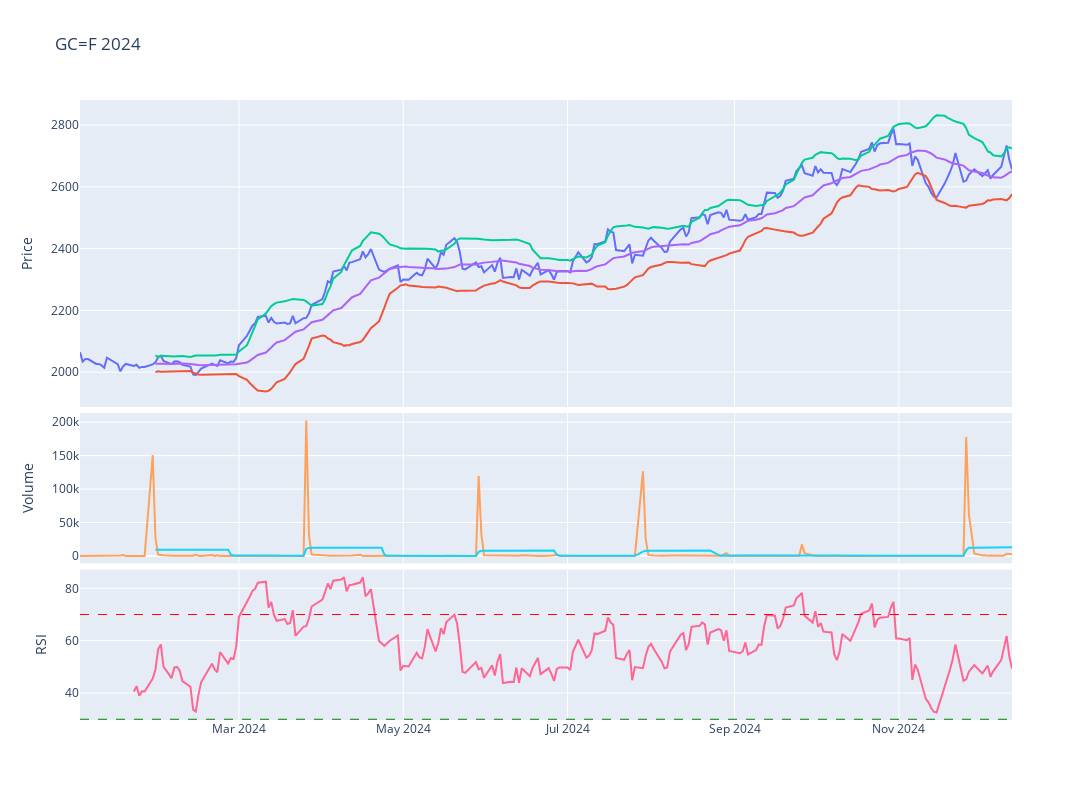

Here is the notebook cell this chart was saved with:
### Code cell
# Plot the adjusted close price
fig = make_subplots(rows=4, cols=1,shared_xaxes=True,vertical_spacing=0.01,specs=[[{'rowspan':2,'colspan':1}],[None],[{'rowspan':1,'colspan':1}],[{'rowspan':1,'colspan':1}]])

# Graph (1,1)
fig.add_trace(go.Scatter(x=stock_ticker['Adj Close'].loc[year].index,y=stock_ticker['Adj Close'].loc[year],mode="lines",name=f'{ticker}'),row=1,col=1)
fig.add_trace(go.Scatter(x=stock_ticker['BB_Lower'].loc[year].index,y=stock_ticker['BB_Lower'].loc[year],mode="lines",name='BB_Lower'),row=1,col=1)
fig.add_trace(go.Scatter(x=stock_ticker['BB_Upper'].loc[year].index,y=stock_ticker['BB_Upper'].loc[year],mode="lines",name='BB_Upper'),row=1,col=1)
fig.add_trace(go.Scatter(x=stock_ticker['MMA20'].loc[year].index,y=stock_ticker['MMA20'].loc[year],mode="lines",name='MMA20'),row=1,col=1)
# Update xaxis properties
fig.update_yaxes(title_text="Price", row=1, col=1)

# Graph (3,1)
fig.add_trace(go.Scatter(x=stock_ticker['Volume'].loc[year].index,y=stock_ticker['Volume'].loc[year],mode="lines",name='Volume'),row=3, col=1)
fig.add_trace(go.Scatter(x=stock_ticker['Volume'].loc[year].index,y=stock_ticker['Volume'].loc[year].rolling(20).mean(),mode="lines",name='MMA20'),row=3,col=1)
fig.update_yaxes(title_text="Volume", row=3, col=1)

# Graph (4,1)
fig.add_trace(go.Scatter(x=stock_ticker['RSI'].loc[year].index,y=stock_ticker['RSI'].loc[year],mode="lines",name='RSI'),row=4, col=1)
fig.add_hline(y=30, line_width=1, line_dash="dash", line_color="green",row=4,col=1)
fig.add_hline(y=70, line_width=1, line_dash="dash", line_color="red",row=4,col=1)
fig.update_yaxes(title_text="RSI", row=4, col=1)

fig.update_layout(height=800, width=1300,showlegend=False,title=f"{ticker} {year}")

fig.show()

### Figure 1 — Plotly figure (JSON) as saved in the notebook; plotly's stock layout.template omitted (floating-point values rounded to 4 significant figures; data arrays with more than 128 entries replaced by an {"elided": "..."} marker saying what was removed)
{"data": [{"mode": "lines", "name": "GC=F", "type": "scatter", "x": {"elided": "241 str values"}, "xaxis": "x", "y": {"elided": "241 float values"}, "yaxis": "y"}, {"mode": "lines", "name": "BB_Lower", "type": "scatter", "x": {"elided": "241 str values"}, "xaxis": "x", "y": {"elided": "241 float values"}, "yaxis": "y"}, {"mode": "lines", "name": "BB_Upper", "type": "scatter", "x": {"elided": "241 str values"}, "xaxis": "x", "y": {"elided": "241 float values"}, "yaxis": "y"}, {"mode": "lines", "name": "MMA20", "type": "scatter", "x": {"elided": "241 str values"}, "xaxis": "x", "y": {"elided": "241 float values"}, "yaxis": "y"}, {"mode": "lines", "name": "Volume", "type": "scatter", "x": {"elided": "241 str values"}, "xaxis": "x2", "y": {"elided": "241 int values"}, "yaxis": "y2"}, {"mode": "lines", "name": "MMA20", "type": "scatter", "x": {"elided": "241 str values"}, "xaxis": "x2", "y": {"elided": "241 float values"}, "yaxis": "y2"}, {"mode": "lines", "name": "RSI", "type": "scatter", "x": {"elided": "241 str values"}, "xaxis": "x3", "y": {"elided": "241 float values"}, "yaxis": "y3"}], "layout": {"height": 800, "shapes": [{"line": {"color": "green", "dash": "dash", "width": 1}, "type": "line", "x0": 0, "x1": 1, "xref": "x3 domain", "y0": 30, "y1": 30, "yref": "y3"}, {"line": {"color": "red", "dash": "dash", "width": 1}, "type": "line", "x0": 0, "x1": 1, "xref": "x3 domain", "y0": 70, "y1": 70, "yref": "y3"}], "showlegend": false, "title": {"text": "GC=F 2024"}, "width": 1300, "xaxis": {"anchor": "y", "domain": [0, 1], "matches": "x3", "showticklabels": false}, "xaxis2": {"anchor": "y2", "domain": [0, 1], "matches": "x3", "showticklabels": false}, "xaxis3": {"anchor": "y3", "domain": [0, 1]}, "yaxis": {"anchor": "x", "domain": [0.505, 1], "title": {"text": "Price"}}, "yaxis2": {"anchor": "x2", "domain": [0.2525, 0.495], "title": {"text": "Volume"}}, "yaxis3": {"anchor": "x3", "domain": [0, 0.2425], "title": {"text": "RSI"}}}}
